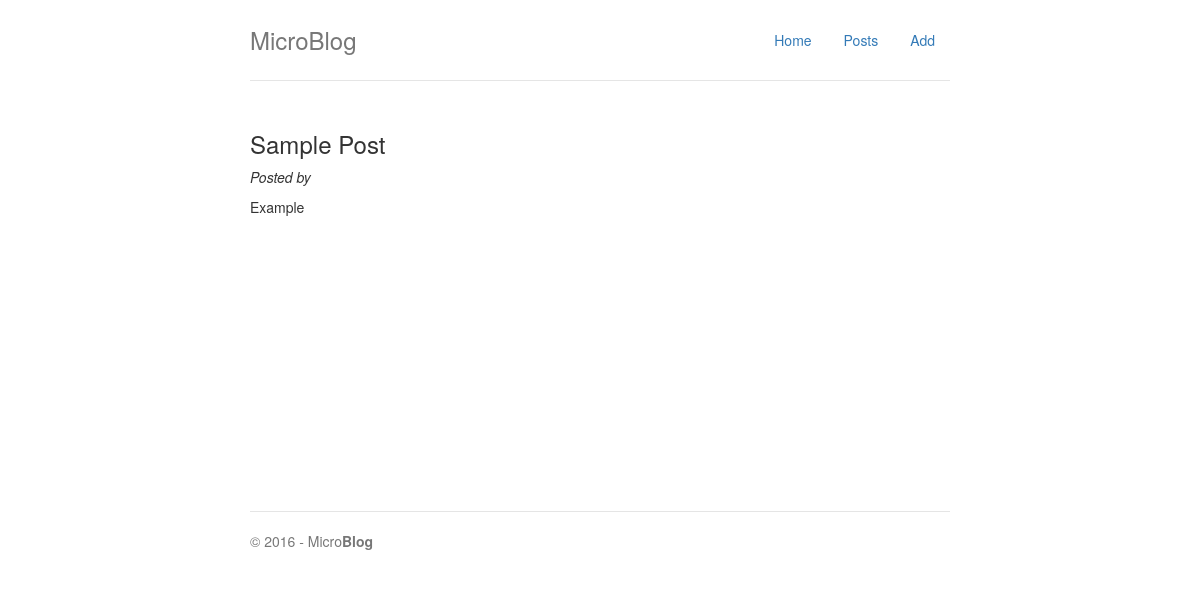
Page /posts on the earlier database version.
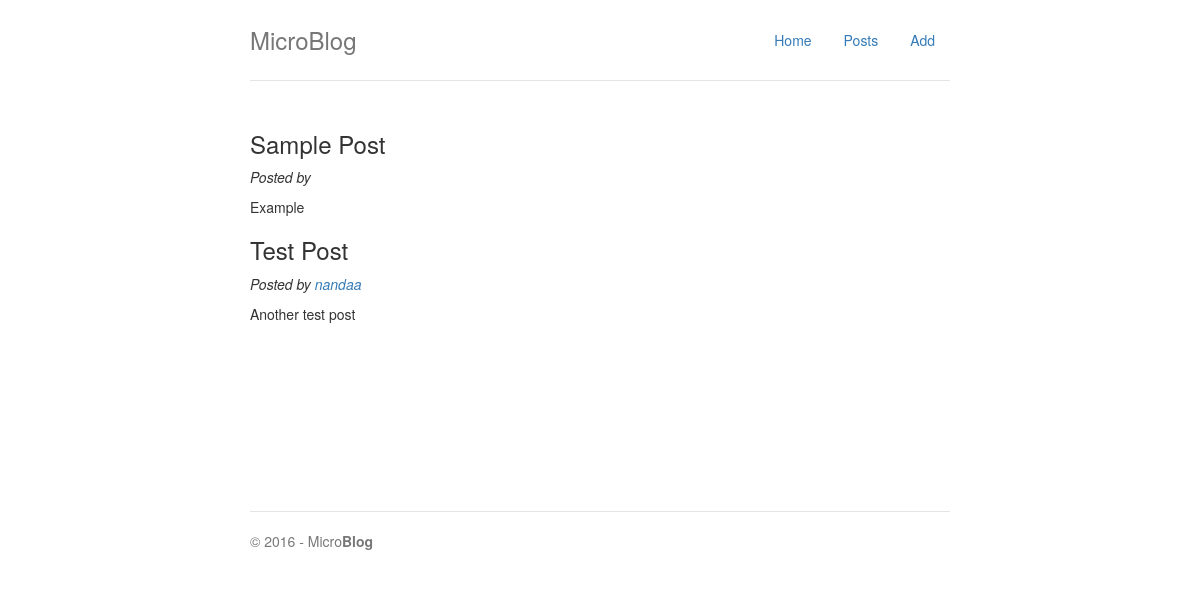
Same page on the later database version.
### app/models.py (models this page shows, shortened)
class Post(Base):
	__tablename__ = 'post'
	id = Column(Integer, primary_key=True)
	title = Column(String(250), nullable=False)
	body = Column(Text)
	date_time = Column(DateTime, default=datetime.datetime.utcnow)
	user_id = Column(Integer, ForeignKey('user.id'))
	user = relationship(User)
	@classmethod
	def get(cls, **kwargs):
		if kwargs:
			pass
		return session.query(Post).all()

class User(Base):
	__tablename__ = 'user'
	id = Column(Integer, primary_key=True)
	first_name = Column(String(100))
	last_name = Column(String(100))
	username = Column(String(100), nullable=False)
	email = Column(String(100)) # not currently in use
	password = Column(String(100))

### app/views.py (the view)
@app.route('/posts')
def show_posts():
    posts = Post.get()
    return render_template('posts.html', posts=posts)

### templates/posts.html
{% extends "layout.html" %}
{% block body %}
{%for post in posts %}
    <h3>{{ post.title }}</h3>
    <p><em>Posted by <a href="/user/{{ post.user.id }}">{{ post.user.username }}</a></em></p>
    <p>{{ post.body }}</p>
{% endfor %}
{% endblock %}

### templates/layout.html (shortened to what this page needs)
<!DOCTYPE html>
<html lang="en">
  <head>
    <link href="/static/css/bootstrap.min.css" rel="stylesheet">
    <link href="/static/css/main.css" rel="stylesheet">
  </head>
  <body>
    <div class="container">
      <div class="header clearfix">
        <nav>
          <ul class="nav nav-pills pull-right">
            <li role="presentation"><a href="/">Home</a></li>
            <li role="presentation"><a href="/posts">Posts</a></li>
            <li role="presentation"><a href="/add">Add</a></li>
          </ul>
        </nav>
        <h3 class="text-muted">MicroBlog</h3>
      </div>
      <div class="row main container">
        {% block body %} {%endblock %}
      </div>
      <footer class="footer">
        <p>&copy; 2016 - Micro<strong>Blog</strong></p>
      </footer>
    </div>
  </body>
</html>

### static/css/main.css (style rules this page uses)
body { padding-top: 20px; padding-bottom: 20px; }
.header, .marketing, .footer { padding-right: 15px; padding-left: 15px; }
.header { padding-bottom: 20px; border-bottom: 1px solid #e5e5e5; }
.header h3 { margin-top: 0; margin-bottom: 0; line-height: 40px; }
.footer { padding-top: 19px; color: #777; border-top: 1px solid #e5e5e5; }
@media (min-width: 768px) { .container { max-width: 730px; } }
@media screen and (min-width: 768px) { .header, .marketing, .footer { padding-right: 0; padding-left: 0; } }
@media screen and (min-width: 768px) { .header { margin-bottom: 30px; } }
.main { min-height: 400px; }

Differences in the rows shown:
added Post: title "Test Post", user.username "nandaa", body "Another test post"
